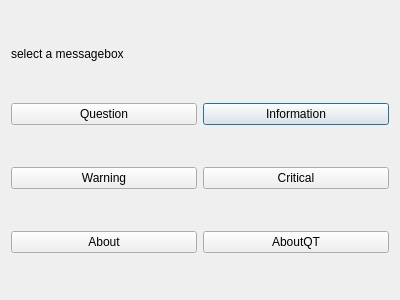
<?xml version="1.0" encoding="UTF-8"?>
<ui version="4.0">
 <class>stdmd</class>
 <widget class="QDialog" name="stdmd">
  <property name="geometry">
   <rect>
    <x>0</x>
    <y>0</y>
    <width>400</width>
    <height>300</height>
   </rect>
  </property>
  <property name="windowTitle">
   <string>Dialog</string>
  </property>
  <layout class="QGridLayout" name="gridLayout">
   <item row="1" column="1">
    <widget class="QPushButton" name="information_btn">
     <property name="sizePolicy">
      <sizepolicy hsizetype="Minimum" vsizetype="Fixed">
       <horstretch>0</horstretch>
       <verstretch>0</verstretch>
      </sizepolicy>
     </property>
     <property name="text">
      <string>Information</string>
     </property>
    </widget>
   </item>
   <item row="1" column="0">
    <widget class="QPushButton" name="question_btn">
     <property name="sizePolicy">
      <sizepolicy hsizetype="Minimum" vsizetype="Fixed">
       <horstretch>0</horstretch>
       <verstretch>0</verstretch>
      </sizepolicy>
     </property>
     <property name="text">
      <string>Question</string>
     </property>
    </widget>
   </item>
   <item row="2" column="1">
    <widget class="QPushButton" name="critical_btn">
     <property name="sizePolicy">
      <sizepolicy hsizetype="Minimum" vsizetype="Fixed">
       <horstretch>0</horstretch>
       <verstretch>0</verstretch>
      </sizepolicy>
     </property>
     <property name="text">
      <string>Critical</string>
     </property>
    </widget>
   </item>
   <item row="3" column="1">
    <widget class="QPushButton" name="aboutQT_btn">
     <property name="sizePolicy">
      <sizepolicy hsizetype="Minimum" vsizetype="Fixed">
       <horstretch>0</horstretch>
       <verstretch>0</verstretch>
      </sizepolicy>
     </property>
     <property name="text">
      <string>AboutQT</string>
     </property>
    </widget>
   </item>
   <item row="2" column="0">
    <widget class="QPushButton" name="warning_btn">
     <property name="sizePolicy">
      <sizepolicy hsizetype="Minimum" vsizetype="Fixed">
       <horstretch>0</horstretch>
       <verstretch>0</verstretch>
      </sizepolicy>
     </property>
     <property name="text">
      <string>Warning</string>
     </property>
    </widget>
   </item>
   <item row="3" column="0">
    <widget class="QPushButton" name="about_btn">
     <property name="sizePolicy">
      <sizepolicy hsizetype="Minimum" vsizetype="Fixed">
       <horstretch>0</horstretch>
       <verstretch>0</verstretch>
      </sizepolicy>
     </property>
     <property name="text">
      <string>About</string>
     </property>
    </widget>
   </item>
   <item row="0" column="0" colspan="2">
    <widget class="QLabel" name="label">
     <property name="sizePolicy">
      <sizepolicy hsizetype="Preferred" vsizetype="Maximum">
       <horstretch>0</horstretch>
       <verstretch>1</verstretch>
      </sizepolicy>
     </property>
     <property name="text">
      <string>select a messagebox</string>
     </property>
    </widget>
   </item>
  </layout>
 </widget>
 <resources/>
 <connections/>
</ui>
